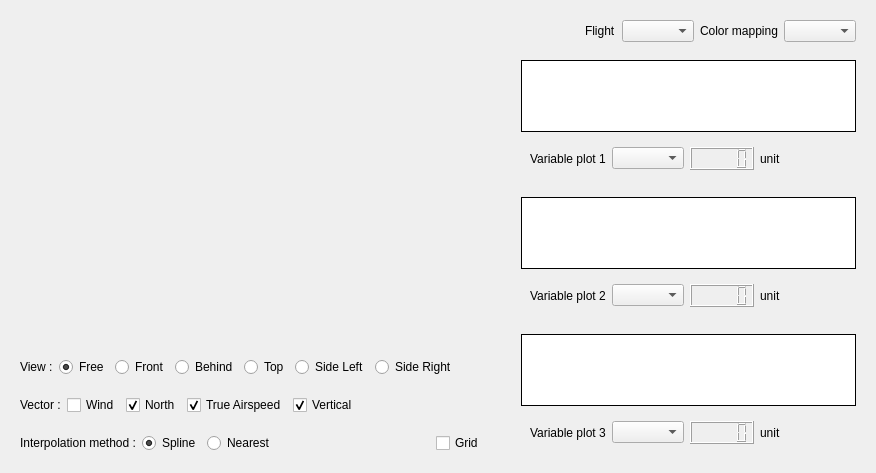
      <widget class="QWidget" name="dyna_tab">
       <attribute name="title">
        <string>Dynamics</string>
       </attribute>
       <layout class="QHBoxLayout" name="horizontalLayout_13">
        <item>
         <widget class="QWidget" name="widget_33" native="true">
          <layout class="QVBoxLayout" name="verticalLayout_27">
           <property name="spacing">
            <number>0</number>
           </property>
           <property name="leftMargin">
            <number>0</number>
           </property>
           <property name="topMargin">
            <number>0</number>
           </property>
           <property name="rightMargin">
            <number>0</number>
           </property>
           <property name="bottomMargin">
            <number>0</number>
           </property>
           <item>
            <widget class="QWidget" name="model_window" native="true">
             <property name="sizePolicy">
              <sizepolicy hsizetype="Expanding" vsizetype="Expanding">
               <horstretch>0</horstretch>
               <verstretch>0</verstretch>
              </sizepolicy>
             </property>
            </widget>
           </item>
           <item>
            <widget class="QWidget" name="widget_32" native="true">
             <layout class="QGridLayout" name="gridLayout_4">
              <item row="0" column="0">
               <widget class="QLabel" name="label_3">
                <property name="sizePolicy">
                 <sizepolicy hsizetype="Fixed" vsizetype="Preferred">
                  <horstretch>0</horstretch>
                  <verstretch>0</verstretch>
                 </sizepolicy>
                </property>
                <property name="text">
                 <string>View :</string>
                </property>
               </widget>
              </item>
              <item row="0" column="2">
               <widget class="QRadioButton" name="radioButton_front_view">
                <property name="sizePolicy">
                 <sizepolicy hsizetype="Fixed" vsizetype="Fixed">
                  <horstretch>0</horstretch>
                  <verstretch>0</verstretch>
                 </sizepolicy>
                </property>
                <property name="text">
                 <string>Front</string>
                </property>
               </widget>
              </item>
              <item row="0" column="7">
               <spacer name="horizontalSpacer_7">
                <property name="orientation">
                 <enum>Qt::Horizontal</enum>
                </property>
                <property name="sizeHint" stdset="0">
                 <size>
                  <width>40</width>
                  <height>20</height>
                 </size>
                </property>
               </spacer>
              </item>
              <item row="0" column="1">
               <widget class="QRadioButton" name="radioButton_free_view">
                <property name="sizePolicy">
                 <sizepolicy hsizetype="Fixed" vsizetype="Fixed">
                  <horstretch>0</horstretch>
                  <verstretch>0</verstretch>
                 </sizepolicy>
                </property>
                <property name="text">
                 <string>Free</string>
                </property>
                <property name="checked">
                 <bool>true</bool>
                </property>
               </widget>
              </item>
              <item row="0" column="3">
               <widget class="QRadioButton" name="radioButton_behind_view">
                <property name="sizePolicy">
                 <sizepolicy hsizetype="Fixed" vsizetype="Fixed">
                  <horstretch>0</horstretch>
                  <verstretch>0</verstretch>
                 </sizepolicy>
                </property>
                <property name="text">
                 <string>Behind</string>
                </property>
               </widget>
              </item>
              <item row="0" column="4">
               <widget class="QRadioButton" name="radioButton_top_view">
                <property name="sizePolicy">
                 <sizepolicy hsizetype="Fixed" vsizetype="Fixed">
                  <horstretch>0</horstretch>
                  <verstretch>0</verstretch>
                 </sizepolicy>
                </property>
                <property name="text">
                 <string>Top</string>
                </property>
               </widget>
              </item>
              <item row="0" column="5">
               <widget class="QRadioButton" name="radioButton_left_view">
                <property name="sizePolicy">
                 <sizepolicy hsizetype="Fixed" vsizetype="Fixed">
                  <horstretch>0</horstretch>
                  <verstretch>0</verstretch>
                 </sizepolicy>
                </property>
                <property name="text">
                 <string>Side Left</string>
                </property>
               </widget>
              </item>
              <item row="0" column="6">
               <widget class="QRadioButton" name="radioButton_right_view">
                <property name="sizePolicy">
                 <sizepolicy hsizetype="Fixed" vsizetype="Fixed">
                  <horstretch>0</horstretch>
                  <verstretch>0</verstretch>
                 </sizepolicy>
                </property>
                <property name="text">
                 <string>Side Right</string>
                </property>
               </widget>
              </item>
             </layout>
            </widget>
           </item>
           <item>
            <widget class="QWidget" name="widget_34" native="true">
             <layout class="QHBoxLayout" name="horizontalLayout_23">
              <item>
               <widget class="QLabel" name="label_24">
                <property name="text">
                 <string>Vector :</string>
                </property>
               </widget>
              </item>
              <item>
               <widget class="QCheckBox" name="checkbox_wind_vector_dyna">
                <property name="text">
                 <string>Wind</string>
                </property>
               </widget>
              </item>
              <item>
               <widget class="QCheckBox" name="checkbox_north_vector_dyna">
                <property name="text">
                 <string>North</string>
                </property>
                <property name="checked">
                 <bool>true</bool>
                </property>
               </widget>
              </item>
              <item>
               <widget class="QCheckBox" name="checkbox_tas_vector_dyna">
                <property name="text">
                 <string>True Airspeed</string>
                </property>
                <property name="checked">
                 <bool>true</bool>
                </property>
               </widget>
              </item>
              <item>
               <widget class="QCheckBox" name="checkbox_vertical_vector_dyna">
                <property name="text">
                 <string>Vertical</string>
                </property>
                <property name="checked">
                 <bool>true</bool>
                </property>
               </widget>
              </item>
              <item>
               <spacer name="horizontalSpacer_9">
                <property name="orientation">
                 <enum>Qt::Horizontal</enum>
                </property>
                <property name="sizeHint" stdset="0">
                 <size>
                  <width>40</width>
                  <height>20</height>
                 </size>
                </property>
               </spacer>
              </item>
             </layout>
            </widget>
           </item>
           <item>
            <widget class="QWidget" name="widget_35" native="true">
             <layout class="QHBoxLayout" name="horizontalLayout_24">
              <item>
               <widget class="QLabel" name="label_26">
                <property name="text">
                 <string>Interpolation method :</string>
                </property>
               </widget>
              </item>
              <item>
               <widget class="QRadioButton" name="radioButton_interpolated_dyna">
                <property name="text">
                 <string>Spline</string>
                </property>
                <property name="checked">
                 <bool>true</bool>
                </property>
               </widget>
              </item>
              <item>
               <widget class="QRadioButton" name="radioButton_raw_dyna">
                <property name="text">
                 <string>Nearest</string>
                </property>
               </widget>
              </item>
              <item>
               <spacer name="horizontalSpacer_10">
                <property name="orientation">
                 <enum>Qt::Horizontal</enum>
                </property>
                <property name="sizeHint" stdset="0">
                 <size>
                  <width>40</width>
                  <height>20</height>
                 </size>
                </property>
               </spacer>
              </item>
              <item>
               <widget class="QCheckBox" name="checkBox_show_grid">
                <property name="text">
                 <string>Grid</string>
                </property>
               </widget>
              </item>
              <item>
               <widget class="QLabel" name="label_28">
                <property name="text">
                 <string/>
                </property>
               </widget>
              </item>
             </layout>
            </widget>
           </item>
          </layout>
         </widget>
        </item>
        <item>
         <widget class="QWidget" name="widget_20" native="true">
          <property name="sizePolicy">
           <sizepolicy hsizetype="Expanding" vsizetype="Preferred">
            <horstretch>0</horstretch>
            <verstretch>0</verstretch>
           </sizepolicy>
          </property>
          <property name="minimumSize">
           <size>
            <width>0</width>
            <height>0</height>
           </size>
          </property>
          <layout class="QVBoxLayout" name="verticalLayout_19">
           <property name="spacing">
            <number>0</number>
           </property>
           <property name="leftMargin">
            <number>0</number>
           </property>
           <property name="topMargin">
            <number>0</number>
           </property>
           <property name="rightMargin">
            <number>0</number>
           </property>
           <property name="bottomMargin">
            <number>0</number>
           </property>
           <item>
            <widget class="QWidget" name="widget_31" native="true">
             <layout class="QHBoxLayout" name="horizontalLayout_21">
              <item>
               <widget class="QWidget" name="widget_control_buttons" native="true">
                <property name="sizePolicy">
                 <sizepolicy hsizetype="Preferred" vsizetype="Preferred">
                  <horstretch>0</horstretch>
                  <verstretch>0</verstretch>
                 </sizepolicy>
                </property>
                <layout class="QHBoxLayout" name="horizontalLayout_22"/>
               </widget>
              </item>
              <item>
               <spacer name="horizontalSpacer_2">
                <property name="orientation">
                 <enum>Qt::Horizontal</enum>
                </property>
                <property name="sizeHint" stdset="0">
                 <size>
                  <width>40</width>
                  <height>20</height>
                 </size>
                </property>
               </spacer>
              </item>
              <item>
               <widget class="QLabel" name="label_31">
                <property name="text">
                 <string>Flight</string>
                </property>
               </widget>
              </item>
              <item>
               <widget class="QComboBox" name="comboBox_select_flight_dyntab"/>
              </item>
              <item>
               <widget class="QLabel" name="label_30">
                <property name="text">
                 <string>Color mapping</string>
                </property>
               </widget>
              </item>
              <item>
               <widget class="QComboBox" name="comboBox_colormap_dyna"/>
              </item>
             </layout>
            </widget>
           </item>
           <item>
            <widget class="QWidget" name="widget_24" native="true">
             <layout class="QVBoxLayout" name="verticalLayout_22">
              <item>
               <widget class="PlotWidget" name="plotwidget_1_dyntab">
                <property name="sizePolicy">
                 <sizepolicy hsizetype="Expanding" vsizetype="Expanding">
                  <horstretch>0</horstretch>
                  <verstretch>0</verstretch>
                 </sizepolicy>
                </property>
                <property name="cursor" stdset="0">
                 <cursorShape>ArrowCursor</cursorShape>
                </property>
                <property name="mouseTracking">
                 <bool>true</bool>
                </property>
                <property name="tabletTracking">
                 <bool>true</bool>
                </property>
                <property name="styleSheet">
                 <string notr="true"/>
                </property>
                <property name="frameShape">
                 <enum>QFrame::Box</enum>
                </property>
                <property name="frameShadow">
                 <enum>QFrame::Plain</enum>
                </property>
                <property name="sizeAdjustPolicy">
                 <enum>QAbstractScrollArea::AdjustToContents</enum>
                </property>
                <property name="interactive">
                 <bool>true</bool>
                </property>
               </widget>
              </item>
              <item>
               <widget class="QWidget" name="widget_26" native="true">
                <layout class="QHBoxLayout" name="horizontalLayout_18">
                 <item>
                  <widget class="QLabel" name="label_25">
                   <property name="text">
                    <string>Variable plot 1</string>
                   </property>
                  </widget>
                 </item>
                 <item>
                  <widget class="QComboBox" name="comboBox_var_1_dyntab">
                   <property name="sizePolicy">
                    <sizepolicy hsizetype="Minimum" vsizetype="Fixed">
                     <horstretch>0</horstretch>
                     <verstretch>0</verstretch>
                    </sizepolicy>
                   </property>
                  </widget>
                 </item>
                 <item>
                  <widget class="QLCDNumber" name="lcdNumber_var_1"/>
                 </item>
                 <item>
                  <widget class="QLabel" name="label_unit_var1_dyna">
                   <property name="text">
                    <string>unit</string>
                   </property>
                  </widget>
                 </item>
                 <item>
                  <spacer name="horizontalSpacer_3">
                   <property name="orientation">
                    <enum>Qt::Horizontal</enum>
                   </property>
                   <property name="sizeHint" stdset="0">
                    <size>
                     <width>40</width>
                     <height>20</height>
                    </size>
                   </property>
                  </spacer>
                 </item>
                </layout>
               </widget>
              </item>
             </layout>
            </widget>
           </item>
           <item>
            <widget class="QWidget" name="widget_27" native="true">
             <layout class="QVBoxLayout" name="verticalLayout_25">
              <item>
               <widget class="PlotWidget" name="plotwidget_2_dyntab">
                <property name="sizePolicy">
                 <sizepolicy hsizetype="Expanding" vsizetype="Expanding">
                  <horstretch>0</horstretch>
                  <verstretch>0</verstretch>
                 </sizepolicy>
                </property>
                <property name="cursor" stdset="0">
                 <cursorShape>ArrowCursor</cursorShape>
                </property>
                <property name="mouseTracking">
                 <bool>true</bool>
                </property>
                <property name="tabletTracking">
                 <bool>true</bool>
                </property>
                <property name="styleSheet">
                 <string notr="true"/>
                </property>
                <property name="frameShape">
                 <enum>QFrame::Box</enum>
                </property>
                <property name="frameShadow">
                 <enum>QFrame::Plain</enum>
                </property>
                <property name="sizeAdjustPolicy">
                 <enum>QAbstractScrollArea::AdjustToContents</enum>
                </property>
                <property name="interactive">
                 <bool>true</bool>
                </property>
               </widget>
              </item>
              <item>
               <widget class="QWidget" name="widget_28" native="true">
                <layout class="QHBoxLayout" name="horizontalLayout_19">
                 <item>
                  <widget class="QLabel" name="label_27">
                   <property name="text">
                    <string>Variable plot 2</string>
                   </property>
                  </widget>
                 </item>
                 <item>
                  <widget class="QComboBox" name="comboBox_var_2_dyntab">
                   <property name="sizePolicy">
                    <sizepolicy hsizetype="Minimum" vsizetype="Fixed">
                     <horstretch>0</horstretch>
                     <verstretch>0</verstretch>
                    </sizepolicy>
                   </property>
                  </widget>
                 </item>
                 <item>
                  <widget class="QLCDNumber" name="lcdNumber_var_2"/>
                 </item>
                 <item>
                  <widget class="QLabel" name="label_unit_var2_dyna">
                   <property name="text">
                    <string>unit</string>
                   </property>
                  </widget>
                 </item>
                 <item>
                  <spacer name="horizontalSpacer_4">
                   <property name="orientation">
                    <enum>Qt::Horizontal</enum>
                   </property>
                   <property name="sizeHint" stdset="0">
                    <size>
                     <width>40</width>
                     <height>20</height>
                    </size>
                   </property>
                  </spacer>
                 </item>
                </layout>
               </widget>
              </item>
             </layout>
            </widget>
           </item>
           <item>
            <widget class="QWidget" name="widget_29" native="true">
             <layout class="QVBoxLayout" name="verticalLayout_26">
              <item>
               <widget class="PlotWidget" name="plotwidget_3_dyntab">
                <property name="sizePolicy">
                 <sizepolicy hsizetype="Expanding" vsizetype="Expanding">
                  <horstretch>0</horstretch>
                  <verstretch>0</verstretch>
                 </sizepolicy>
                </property>
                <property name="cursor" stdset="0">
                 <cursorShape>ArrowCursor</cursorShape>
                </property>
                <property name="mouseTracking">
                 <bool>true</bool>
                </property>
                <property name="tabletTracking">
                 <bool>true</bool>
                </property>
                <property name="styleSheet">
                 <string notr="true"/>
                </property>
                <property name="frameShape">
                 <enum>QFrame::Box</enum>
                </property>
                <property name="frameShadow">
                 <enum>QFrame::Plain</enum>
                </property>
                <property name="sizeAdjustPolicy">
                 <enum>QAbstractScrollArea::AdjustToContents</enum>
                </property>
                <property name="interactive">
                 <bool>true</bool>
                </property>
               </widget>
              </item>
              <item>
               <widget class="QWidget" name="widget_30" native="true">
                <layout class="QHBoxLayout" name="horizontalLayout_20">
                 <item>
                  <widget class="QLabel" name="label_29">
                   <property name="text">
                    <string>Variable plot 3</string>
                   </property>
                  </widget>
                 </item>
                 <item>
                  <widget class="QComboBox" name="comboBox_var_3_dyntab">
                   <property name="sizePolicy">
                    <sizepolicy hsizetype="Minimum" vsizetype="Fixed">
                     <horstretch>0</horstretch>
                     <verstretch>0</verstretch>
                    </sizepolicy>
                   </property>
                  </widget>
                 </item>
                 <item>
                  <widget class="QLCDNumber" name="lcdNumber_var_3"/>
                 </item>
                 <item>
                  <widget class="QLabel" name="label_unit_var3_dyna">
                   <property name="text">
                    <string>unit</string>
                   </property>
                  </widget>
                 </item>
                 <item>
                  <spacer name="horizontalSpacer_5">
                   <property name="orientation">
                    <enum>Qt::Horizontal</enum>
                   </property>
                   <property name="sizeHint" stdset="0">
                    <size>
                     <width>40</width>
                     <height>20</height>
                    </size>
                   </property>
                  </spacer>
                 </item>
                </layout>
               </widget>
              </item>
             </layout>
            </widget>
           </item>
          </layout>
         </widget>
        </item>
       </layout>
      </widget>
